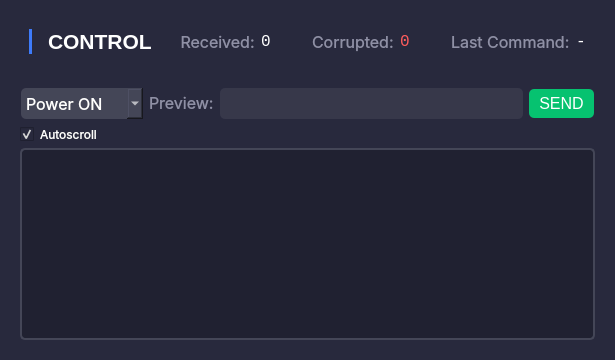
     <widget class="QWidget" name="telemetry_box" native="true">
      <property name="enabled">
       <bool>true</bool>
      </property>
      <property name="sizePolicy">
       <sizepolicy hsizetype="Preferred" vsizetype="Expanding">
        <horstretch>0</horstretch>
        <verstretch>0</verstretch>
       </sizepolicy>
      </property>
      <property name="minimumSize">
       <size>
        <width>0</width>
        <height>305</height>
       </size>
      </property>
      <property name="styleSheet">
       <string notr="true">color: white;
background-color: rgb(40, 41, 61);
border-radius: 20px;</string>
      </property>
      <layout class="QVBoxLayout" name="verticalLayout">
       <item>
        <widget class="QGroupBox" name="header_box_4">
         <layout class="QHBoxLayout" name="header_box_11">
          <item>
           <widget class="QGroupBox" name="title_box_6">
            <layout class="QHBoxLayout" name="horizontalLayout_19">
             <item>
              <widget class="Line" name="line_7">
               <property name="styleSheet">
                <string notr="true">background-color: rgb(62, 123, 250);
border-radius: 100px;</string>
               </property>
               <property name="orientation">
                <enum>Qt::Vertical</enum>
               </property>
              </widget>
             </item>
             <item>
              <spacer name="horizontalSpacer_9">
               <property name="orientation">
                <enum>Qt::Horizontal</enum>
               </property>
               <property name="sizeType">
                <enum>QSizePolicy::Fixed</enum>
               </property>
               <property name="sizeHint" stdset="0">
                <size>
                 <width>10</width>
                 <height>20</height>
                </size>
               </property>
              </spacer>
             </item>
             <item>
              <widget class="QLabel" name="title_6">
               <property name="maximumSize">
                <size>
                 <width>16777215</width>
                 <height>25</height>
                </size>
               </property>
               <property name="font">
                <font>
                 <pointsize>16</pointsize>
                 <weight>75</weight>
                 <bold>true</bold>
                </font>
               </property>
               <property name="styleSheet">
                <string notr="true"/>
               </property>
               <property name="text">
                <string>CONTROL</string>
               </property>
              </widget>
             </item>
            </layout>
           </widget>
          </item>
          <item>
           <widget class="QGroupBox" name="status_box">
            <property name="minimumSize">
             <size>
              <width>214</width>
              <height>40</height>
             </size>
            </property>
            <layout class="QHBoxLayout" name="horizontalLayout_10">
             <item>
              <widget class="QLabel" name="total_pkg_title">
               <property name="font">
                <font>
                 <family>Inter</family>
                 <pointsize>12</pointsize>
                </font>
               </property>
               <property name="styleSheet">
                <string notr="true">color: #8f90a6;</string>
               </property>
               <property name="text">
                <string> Received:</string>
               </property>
              </widget>
             </item>
             <item>
              <widget class="QLabel" name="total_pkg_value">
               <property name="minimumSize">
                <size>
                 <width>45</width>
                 <height>0</height>
                </size>
               </property>
               <property name="font">
                <font>
                 <family>Consolas</family>
                 <pointsize>12</pointsize>
                </font>
               </property>
               <property name="text">
                <string>0</string>
               </property>
              </widget>
             </item>
             <item>
              <widget class="QLabel" name="total_corrupted_pkg_title">
               <property name="font">
                <font>
                 <family>Inter</family>
                 <pointsize>12</pointsize>
                </font>
               </property>
               <property name="styleSheet">
                <string notr="true">color: #8f90a6;</string>
               </property>
               <property name="text">
                <string>Corrupted:</string>
               </property>
              </widget>
             </item>
             <item>
              <widget class="QLabel" name="total_corrupted_pkg_value">
               <property name="minimumSize">
                <size>
                 <width>45</width>
                 <height>0</height>
                </size>
               </property>
               <property name="font">
                <font>
                 <family>Consolas</family>
                 <pointsize>12</pointsize>
                </font>
               </property>
               <property name="styleSheet">
                <string notr="true">color: #ff5c5c;</string>
               </property>
               <property name="text">
                <string>0</string>
               </property>
              </widget>
             </item>
             <item>
              <widget class="QLabel" name="last_cmd_title">
               <property name="font">
                <font>
                 <family>Inter</family>
                 <pointsize>12</pointsize>
                </font>
               </property>
               <property name="styleSheet">
                <string notr="true">color: #8f90a6;</string>
               </property>
               <property name="text">
                <string>Last Command:</string>
               </property>
              </widget>
             </item>
             <item>
              <widget class="QLabel" name="last_cmd_value">
               <property name="font">
                <font>
                 <family>Consolas</family>
                 <pointsize>12</pointsize>
                </font>
               </property>
               <property name="text">
                <string>-</string>
               </property>
              </widget>
             </item>
            </layout>
           </widget>
          </item>
         </layout>
        </widget>
       </item>
       <item>
        <widget class="QWidget" name="telemetry_group_2" native="true">
         <property name="enabled">
          <bool>true</bool>
         </property>
         <property name="font">
          <font>
           <family>Inter</family>
           <pointsize>10</pointsize>
           <weight>50</weight>
           <bold>false</bold>
           <strikeout>false</strikeout>
           <kerning>true</kerning>
          </font>
         </property>
         <property name="styleSheet">
          <string notr="true">background-color: #28293d;
color: white;
border-radius: 5px;
</string>
         </property>
         <layout class="QVBoxLayout" name="verticalLayout_3">
          <item>
           <widget class="QWidget" name="widget2" native="true">
            <property name="maximumSize">
             <size>
              <width>16777215</width>
              <height>33</height>
             </size>
            </property>
            <layout class="QHBoxLayout" name="telemetry_control_group">
             <property name="leftMargin">
              <number>1</number>
             </property>
             <property name="topMargin">
              <number>1</number>
             </property>
             <property name="rightMargin">
              <number>1</number>
             </property>
             <property name="bottomMargin">
              <number>1</number>
             </property>
             <item>
              <widget class="QComboBox" name="cmd_select_box">
               <property name="sizePolicy">
                <sizepolicy hsizetype="Preferred" vsizetype="Fixed">
                 <horstretch>0</horstretch>
                 <verstretch>0</verstretch>
                </sizepolicy>
               </property>
               <property name="font">
                <font>
                 <family>Inter</family>
                 <pointsize>12</pointsize>
                 <weight>50</weight>
                 <bold>false</bold>
                </font>
               </property>
               <property name="mouseTracking">
                <bool>false</bool>
               </property>
               <property name="autoFillBackground">
                <bool>false</bool>
               </property>
               <property name="styleSheet">
                <string notr="true">QComboBox {
	padding: 5px;
	background-color: rgb(68, 70, 87);
	border-radius: 5px;
}

QAbstractItemView {
	background-color: rgb(108, 111, 140);
}</string>
               </property>
               <property name="editable">
                <bool>false</bool>
               </property>
               <property name="currentText">
                <string>Power ON</string>
               </property>
               <property name="duplicatesEnabled">
                <bool>false</bool>
               </property>
               <property name="frame">
                <bool>true</bool>
               </property>
               <item>
                <property name="text">
                 <string>Power ON</string>
                </property>
               </item>
               <item>
                <property name="text">
                 <string>Power OFF</string>
                </property>
               </item>
               <item>
                <property name="text">
                 <string>Set Time</string>
                </property>
               </item>
               <item>
                <property name="text">
                 <string>SIM Enable</string>
                </property>
               </item>
               <item>
                <property name="text">
                 <string>SIM Activate</string>
                </property>
               </item>
               <item>
                <property name="text">
                 <string>SIM Disable</string>
                </property>
               </item>
               <item>
                <property name="text">
                 <string>Set Apogee</string>
                </property>
               </item>
              </widget>
             </item>
             <item>
              <widget class="QSplitter" name="splitter_2">
               <property name="orientation">
                <enum>Qt::Vertical</enum>
               </property>
               <widget class="QLabel" name="label_7">
                <property name="maximumSize">
                 <size>
                  <width>16777215</width>
                  <height>16</height>
                 </size>
                </property>
                <property name="font">
                 <font>
                  <family>Inter</family>
                  <pointsize>12</pointsize>
                 </font>
                </property>
                <property name="styleSheet">
                 <string notr="true">color: #8f90a6;</string>
                </property>
                <property name="text">
                 <string>Preview:</string>
                </property>
               </widget>
              </widget>
             </item>
             <item>
              <widget class="QLineEdit" name="cmd_preview">
               <property name="enabled">
                <bool>true</bool>
               </property>
               <property name="font">
                <font>
                 <family>Consolas</family>
                 <pointsize>12</pointsize>
                </font>
               </property>
               <property name="styleSheet">
                <string notr="true">padding: 5px;
background-color: rgba(231, 231, 231, 20);
border-radius: 5px;
color: rgb(200, 200, 200);</string>
               </property>
               <property name="text">
                <string/>
               </property>
               <property name="frame">
                <bool>true</bool>
               </property>
              </widget>
             </item>
             <item>
              <widget class="QPushButton" name="cmdSendButton_2">
               <property name="font">
                <font>
                 <pointsize>12</pointsize>
                 <weight>50</weight>
                 <bold>false</bold>
                 <kerning>true</kerning>
                </font>
               </property>
               <property name="styleSheet">
                <string notr="true">QPushButton {
	padding: 5px 10px;
	background-color: #06c270;
	color: white;
}
QPushButton:hover:!pressed {
	background-color: #39d98a;
}
QPushButton:pressed {
	background-color: #05a660;
}</string>
               </property>
               <property name="text">
                <string>SEND</string>
               </property>
               <property name="checkable">
                <bool>false</bool>
               </property>
               <property name="autoDefault">
                <bool>false</bool>
               </property>
               <property name="default">
                <bool>false</bool>
               </property>
               <property name="flat">
                <bool>false</bool>
               </property>
              </widget>
             </item>
            </layout>
           </widget>
          </item>
          <item>
           <widget class="QCheckBox" name="autoscroll_check">
            <property name="font">
             <font>
              <family>Inter</family>
             </font>
            </property>
            <property name="text">
             <string>Autoscroll</string>
            </property>
            <property name="checked">
             <bool>true</bool>
            </property>
           </widget>
          </item>
          <item>
           <widget class="QTextBrowser" name="telemetry_log">
            <property name="font">
             <font>
              <family>Consolas</family>
              <pointsize>10</pointsize>
             </font>
            </property>
            <property name="styleSheet">
             <string notr="true">background-color: rgba(0, 0, 0, 20%);
border: 2px solid #444657;
padding: 3px;
color: white;</string>
            </property>
            <property name="html">
             <string>&lt;!DOCTYPE HTML PUBLIC &quot;-//W3C//DTD HTML 4.0//EN&quot; &quot;http://www.w3.org/TR/REC-html40/strict.dtd&quot;&gt;
&lt;html&gt;&lt;head&gt;&lt;meta name=&quot;qrichtext&quot; content=&quot;1&quot; /&gt;&lt;style type=&quot;text/css&quot;&gt;
p, li { white-space: pre-wrap; }
&lt;/style&gt;&lt;/head&gt;&lt;body style=&quot; font-family:'Consolas'; font-size:10pt; font-weight:400; font-style:normal;&quot;&gt;
&lt;p style=&quot;-qt-paragraph-type:empty; margin-top:0px; margin-bottom:0px; margin-left:0px; margin-right:0px; -qt-block-indent:0; text-indent:0px;&quot;&gt;&lt;br /&gt;&lt;/p&gt;&lt;/body&gt;&lt;/html&gt;</string>
            </property>
           </widget>
          </item>
         </layout>
        </widget>
       </item>
      </layout>
     </widget>
